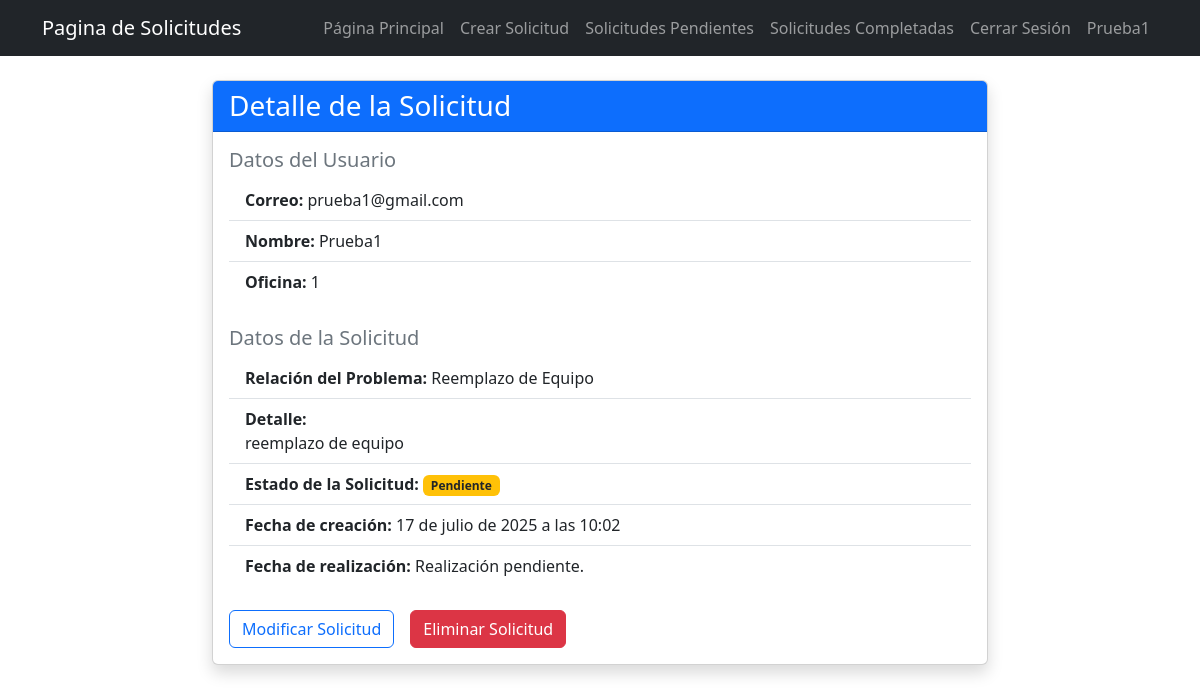
The page /lista_solicitud/42/ (signed in) on the database its author committed.
### SoporteInformatica/models.py (models this page shows, shortened)
class Ticket(models.Model):
    usuario = models.ForeignKey(User, on_delete=models.CASCADE)
    oficina = models.CharField(max_length=100)
    detalle = models.TextField()
    relacion_problema = models.ForeignKey(Relacion_problema, on_delete=models.SET_NULL, null=True)
    fecha_creacion = models.DateTimeField(auto_now_add=True)
    tarea_completada = models.DateTimeField(null=True, blank=True)

class Relacion_problema(models.Model):
    tipo = models.CharField(max_length=100)
    def __str__(self):
        return self.tipo

### SoporteInformatica/views.py (the view, shortened to what this page needs)
# urls.py: path('lista_solicitud/<int:solicitud_id>/', views.detalle_solicitud, name='detalle_solicitud'),
@login_required
def detalle_solicitud(request, solicitud_id):
    if request.method == "GET":
        solicitud = get_object_or_404(Ticket, id=solicitud_id, usuario=request.user)
        form = FormularioSolicitud(instance=solicitud)
        context = {"solicitud": solicitud,
                   "form": form}
        return render(request, "SoporteInformatica/detalle_solicitud.html", context)

### SoporteInformatica/templates/SoporteInformatica/detalle_solicitud.html (shortened to what this page needs)
{% extends "SoporteInformatica/layouts/base.html" %}
{% block content %}
<main class="container-fluid mt-4">
    <div class="row justify-content-center">
        <div class="col-lg-8">
            <div class="card shadow">
                <div class="card-header bg-primary text-white">
                    <h3 class="mb-0">Detalle de la Solicitud</h3>
                </div>
                <div class="card-body">
                    <h5 class="text-secondary">Datos del Usuario</h5>
                    <ul class="list-group list-group-flush mb-4">
                        <li class="list-group-item"><strong>Correo:</strong> {{ solicitud.usuario.email }}</li>
                        <li class="list-group-item"><strong>Nombre:</strong> {{ solicitud.usuario }} </li>
                        <li class="list-group-item"><strong>Oficina:</strong> {{ solicitud.oficina }}</li>
                    </ul>
                    <h5 class="text-secondary">Datos de la Solicitud</h5>
                    <ul class="list-group list-group-flush mb-4">
                        <li class="list-group-item"><strong>Relación del Problema:</strong> {{ solicitud.relacion_problema }}</li>
                        <li class="list-group-item"><strong>Detalle:</strong> <p class="text-break mb-0">{{ solicitud.detalle }}</p></li>
                        <li class="list-group-item">
                            <strong>Estado de la Solicitud:</strong>
                            {% if solicitud.tarea_completada %}
                                <span class="badge bg-success">Realizada</span>
                            {% else %}
                                <span class="badge bg-warning text-dark">Pendiente</span>
                            {% endif %}
                        </li>
                        <li class="list-group-item"><strong>Fecha de creación:</strong> {{ solicitud.fecha_creacion }}</li>
                        <li class="list-group-item">
                            <strong>Fecha de realización:</strong>
                            {% if solicitud.tarea_completada %}
                                {{ solicitud.tarea_completada }}
                            {% else %}
                                Realización pendiente.
                            {% endif %}
                        </li>
                    </ul>
                    <div class="mt-4 d-flex flex-wrap gap-3">
                        {% if solicitud.tarea_completada == None%}
                        <div id="boton_actualizar" style="display: block;">
                            <button onclick="mostrarFormulario()" class="btn btn-outline-primary">
                                Modificar Solicitud
                            </button>
                        </div>
                        <div id="boton_eliminar" style="display: block;">
                            <form action="{% url 'solicitud_eliminada' solicitud.id %}" method="POST">
                                <button class="btn btn-danger">
                                    Eliminar Solicitud
                                </button>
                            </form>
                        </div>
                        {% endif %}
                    </div>
                </div>
            </div>
        </div>
    </div>
</main>
{% endblock %}

### SoporteInformatica/templates/SoporteInformatica/layouts/base.html (shortened to what this page needs)
<!DOCTYPE html>
<html lang="es">
<head>
    <link rel="stylesheet" href="https://cdn.jsdelivr.net/npm/bootstrap@5.3.7/dist/css/bootstrap.min.css">
</head>
<body>
<nav class="navbar navbar-expand-lg bg-dark navbar-dark">
  <div class="container">
    <a class="navbar-brand">Pagina de Solicitudes</a>
    <div class="collapse navbar-collapse" id="navbarNav">
      <ul class="navbar-nav ms-auto">
        {% if user.is_authenticated %}
        {% if user.is_staff %}
        <li class="nav-item"><a href="{% url 'registrar_usuario' %}" class="nav-link">Registrar Usuario</a></li>
        <li class="nav-item"><a href="{% url 'lista_solicitud_admin' %}" class="nav-link">Lista de Solicitudes</a></li>
        <li class="nav-item"><a href="{% url 'solicitudes_completadas_admin' %}" class="nav-link">Solicitudes Completadas</a></li>
        <li class="nav-item"><a href="{% url 'cerrar_sesion' %}" class="nav-link">Cerrar Sesión</a></li>
        <li class="nav-item"><a class="nav-link">{{ request.user }}</a></li>
        {% else %}
                  <li class="nav-item"><a href="{% url 'index' %}" class="nav-link">Página Principal</a></li>
                  <li class="nav-item"><a href="{% url 'crear_solicitud' %}" class="nav-link">Crear Solicitud</a></li>
                  <li class="nav-item"><a href="{% url 'lista_solicitud' %}" class="nav-link">Solicitudes Pendientes</a></li>
                  <li class="nav-item"><a href="{% url 'solicitudes_completadas' %}" class="nav-link">Solicitudes Completadas</a></li>
                  <li class="nav-item"><a href="{% url 'cerrar_sesion' %}" class="nav-link">Cerrar Sesión</a></li>
                  <li class="nav-item"><a class="nav-link">{{ request.user }}</a></li>
              {% endif %}
          {% else %}
              <li class="nav-item"><a href="{% url 'iniciar_sesion' %}" class="nav-link">Iniciar Sesión</a></li>
          {% endif %}
      </ul>
    </div>
  </div>
</nav>
<div>
    {% block content %}
    {% endblock %}
</div>
</body>
</html>

### rows shown on the page
Ticket: usuario.email "prueba1@gmail.com", usuario "Prueba1", oficina "1", relacion_problema "Reemplazo de Equipo", detalle "reemplazo de equipo", fecha_creacion "17 de julio de 2025 a las 10:02"

### other values the page prints
{{ request.user }} "Prueba1"
